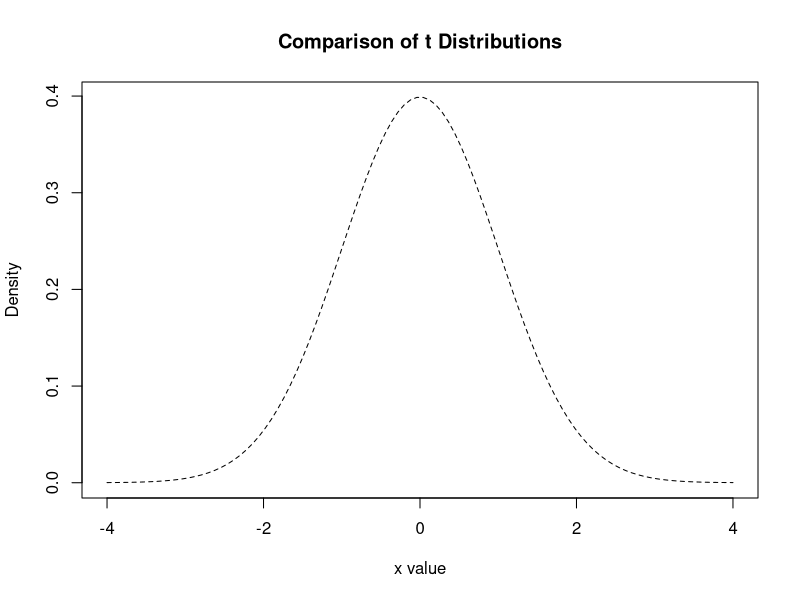

This chart was generated by the following R code:
## ---- chunk 1
x <- seq(-4, 4, length=100)
hx <- dnorm(x)
plot(x, hx, type="l", lty=2, xlab="x value", ylab="Density", main="Comparison of t Distributions")

mean(hx)
runif(x)
